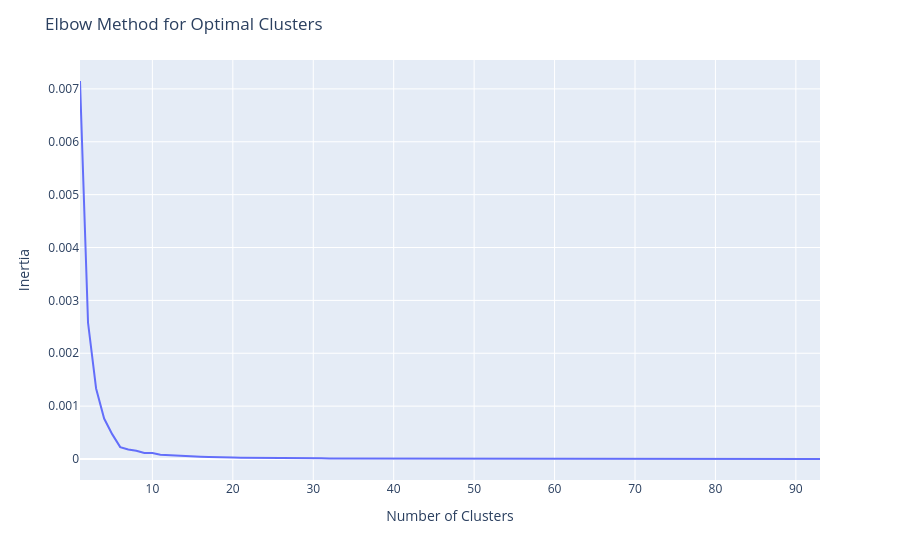

Notebook source saved alongside this figure:
### Code cell
#elbow method to find optimal number of clusters
import plotly.express as px
from sklearn.cluster import KMeans
inertia = []
n_samples = features.shape[0]
for i in range(1, n_samples + 1):
    kmeans = KMeans(n_clusters=i)
    kmeans.fit(features[['volatility', 'avg_return']])
    inertia.append(kmeans.inertia_)

fig = px.line(x=range(1, n_samples + 1), y=inertia, labels={'x': 'Number of Clusters', 'y': 'Inertia'})
fig.update_layout(title='Elbow Method for Optimal Clusters')
fig.show()

### Figure 1 — Plotly figure (JSON) as saved in the notebook; plotly's stock layout.template omitted (floating-point values rounded to 4 significant figures)
{"data": [{"hovertemplate": "Number of Clusters=%{x}<br>Inertia=%{y}<extra></extra>", "legendgroup": "", "line": {"color": "#636efa", "dash": "solid"}, "marker": {"symbol": "circle"}, "mode": "lines", "name": "", "orientation": "v", "showlegend": false, "type": "scatter", "x": [1, 2, 3, 4, 5, 6, 7, 8, 9, 10, 11, 12, 13, 14, 15, 16, 17, 18, 19, 20, 21, 22, 23, 24, 25, 26, 27, 28, 29, 30, 31, 32, 33, 34, 35, 36, 37, 38, 39, 40, 41, 42, 43, 44, 45, 46, 47, 48, 49, 50, 51, 52, 53, 54, 55, 56, 57, 58, 59, 60, 61, 62, 63, 64, 65, 66, 67, 68, 69, 70, 71, 72, 73, 74, 75, 76, 77, 78, 79, 80, 81, 82, 83, 84, 85, 86, 87, 88, 89, 90, 91, 92, 93], "xaxis": "x", "y": [0.007149, 0.002577, 0.001334, 0.000765, 0.0004701, 0.000225, 0.0001791, 0.0001561, 0.0001137, 0.0001134, 8.203e-05, 7.199e-05, 6.323e-05, 5.141e-05, 4.464e-05, 4.291e-05, 3.777e-05, 3.041e-05, 2.915e-05, 2.655e-05, 2.357e-05, 2.383e-05, 2.07e-05, 1.826e-05, 1.936e-05, 1.674e-05, 1.472e-05, 1.398e-05, 1.381e-05, 1.288e-05, 1.267e-05, 1.118e-05, 1.115e-05, 9.811e-06, 9.627e-06, 9.666e-06, 8.208e-06, 8.346e-06, 7.455e-06, 6.327e-06, 6.753e-06, 5.483e-06, 5.107e-06, 4.47e-06, 4.892e-06, 4e-06, 4.126e-06, 3.328e-06, 3.268e-06, 3.067e-06, 2.836e-06, 2.529e-06, 2.346e-06, 2.087e-06, 2.062e-06, 1.773e-06, 1.709e-06, 1.601e-06, 1.431e-06, 1.39e-06, 1.376e-06, 1.14e-06, 1.11e-06, 1.069e-06, 9.084e-07, 9.034e-07, 7.023e-07, 7.246e-07, 5.999e-07, 7.066e-07, 5.288e-07, 4.609e-07, 4.177e-07, 3.583e-07, 3.249e-07, 2.84e-07, 2.067e-07, 1.812e-07, 1.558e-07, 1.339e-07, 1.138e-07, 9.067e-08, 7.395e-08, 5.392e-08, 4.047e-08, 3.091e-08, 2.213e-08, 1.286e-08, 6.166e-09, 3.847e-09, 2.046e-09, 3.657e-10, 0], "yaxis": "y"}], "layout": {"legend": {"tracegroupgap": 0}, "margin": {"t": 60}, "title": {"text": "Elbow Method for Optimal Clusters"}, "xaxis": {"anchor": "y", "domain": [0, 1], "title": {"text": "Number of Clusters"}}, "yaxis": {"anchor": "x", "domain": [0, 1], "title": {"text": "Inertia"}}}}
